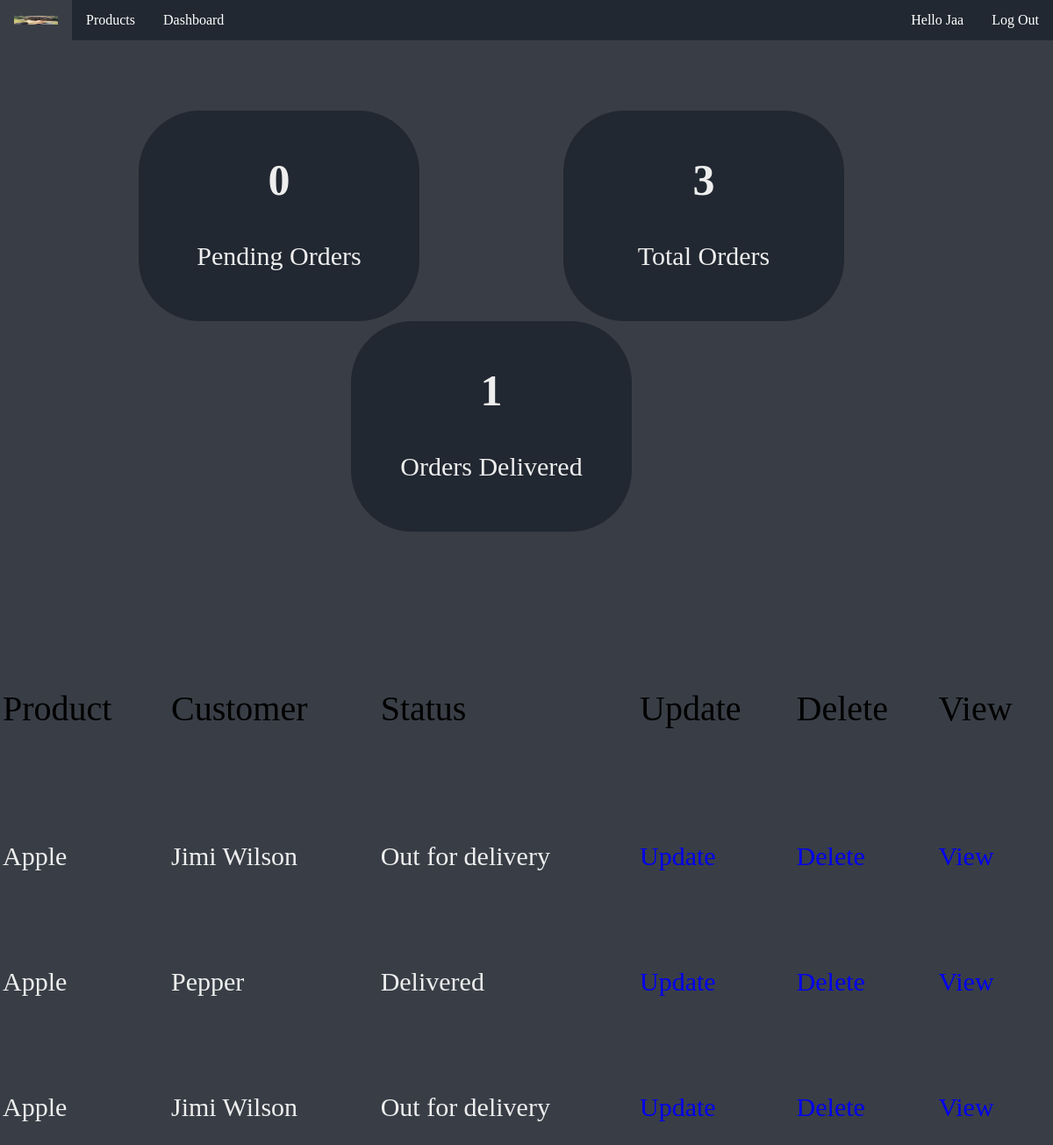
The page /dashboard (signed in) on the database its author committed.
### dashboard/models.py (models this page shows, shortened)
class Order(models.Model):
    STATUS = (
        ('Pending', 'Pending'),
        ('Out for delivery', 'Out for delivery'),
        ('Delivered', 'Delivered'),
    )
    customer = models.ForeignKey(Customer, null=True, on_delete=models.SET_NULL)
    product = models.ForeignKey(Product, null=True, on_delete=models.SET_NULL)
    status = models.CharField(max_length=200, null=True, choices=STATUS)

class Product(models.Model):
    name = models.CharField(null=True, max_length=200)
    price = models.FloatField(null=True)
    description = models.CharField(null=True, max_length=200)
    img = models.ImageField(upload_to="product-img", null=True)
    tag = models.ManyToManyField(Tag,null=True)

class Customer(models.Model):
    user = models.OneToOneField(User, null=True, on_delete=models.CASCADE)
    name = models.CharField(null=True, max_length=200)

### dashboard/views.py (the view)
# urls.py: path('dashboard', views.dashboard, name="dashboard"),
def dashboard(request):
    orders = Order.objects.all()
    deliveredOrders = orders.filter(status="Delivered").count()
    pending = orders.filter(status='Pending').count()
    totalOrders = orders.count()
    userId = request.user.id
    context = {"orders": orders, "deliveredOrders": deliveredOrders, "totalOrders": totalOrders ,"pendingOrders":pending, "userId" : userId}
    return render(request, "dashboard.html", context)

### dashboard/templates/dashboard.html (shortened to what this page needs)
{% extends 'base.html' %}
{% load static %}
{% block style %}
<link rel="stylesheet" href="{% static '/css/dashboard.css' %}">
{% endblock %}
{% block content %}
{% if user.is_authenticated %}
<div class="container">
  <div class="info-container">
    <div class="info-block">
      <h2>
        {{pendingOrders}}
      </h2>
      <p>Pending Orders</p>
    </div>
    <div class="info-block">
      <h2>
        {{totalOrders}}
      </h2>
      <p>Total Orders</p>
    </div>
    <div class="info-block">
      <h2>
        {{deliveredOrders}}
      </h2>
      <p>Orders Delivered</p>
    </div>
  </div>
  <table class="order-table">
    <tr>
      <td>Product</td>
      <td>Customer</td>
      <td>Status</td>
      <td>Update</td>
      <td>Delete</td>
      <td>View</td>
    </tr>
    {% for i in orders %}
    <tr class="table-info">
      <td>{{i.product.name}}</td>
      <td>{{i.customer.name}}</td>
      <td>{{i.status}}</td>
      <td><a href="#">Update</a></td>
      <td><a href="#">Delete</a></td>
      <td><a href="#">View</a></td>
    </tr>
    {% endfor %}
  </table>
</div>
{% else %}
<p>You are not logged in</p>
<a href="{% url 'login' %}">Log In</a>
{% endif %}
{% endblock %}

### accounts/templates/navbar.html (shortened to what this page needs)
{% load static %}
<div class="top-navbar">
  <ul>
    <li class="first-item">
      <a href="{% url 'home' %}"><img class="logo" src="{% static '/images/logo.jpg' %}" alt=""></a>
    </li>
    <li>
      <a href="{% url 'products' %}">Products</a>
    </li>
    <li>
      <a href="{% url 'dashboard' %}">Dashboard</a>
    </li>
    {% if user.is_authenticated %}
    <li class="logout">
      <a href="{% url 'logout' %}">Log Out</a>
    </li>
    <li class="user-account">
      <a href="{% url 'account/{{user.id}}' %}">Hello {{user.username}}</a>
    </li>
    {% else %}
    <li class="login">
      <a href="{% url 'login' %}">Log In</a>
    </li>
    {% endif %}
  </ul>
</div>

### static/css/dashboard.css (style rules this page uses)
body { background-color: #393e46; font-color: #eeeeee; }
.container { display: grid; grid-template-columns: 1fr 1fr 1fr; grid-template-rows: 1fr 1fr; grid-template-areas: "info-block info-block info-block" "order-table order-table order-table"; grid-gap: 0.5rem; }
.order-table { grid-area: order-table; padding-top: 1rem }
.order-table tr { font-size: 40px; }
.table-info td { color: #eeeeee; font-size: 30px; }
.info-container { grid-area: info-block; text-align: center; padding-top: 5rem; padding-bottom: 5rem; padding-left: 5rem; }
.info-block { display: inline-block; background: #222831; border-radius: 70px; width: 20rem; height: 15rem; margin-right: 10rem; }
.info-block h2 { padding-top: 0.5rem; font-size: 50px; font-weight: bolder; color: #eeeeee; }
.info-block p { font-size: 30px; font-weight: normal; color: #eeeeee; }
a { text-decoration: none; }

### accounts/templates/navbar.html (style rules this page uses)
.logo { height: 10px; width: 50px; }
body { margin: 0; }
ul { list-style-type: none; margin: 0; padding: 0; overflow: hidden; background-color: #222831; }
li { float: left; }
li a { display: block; color: white; text-align: center; padding: 14px 16px; text-decoration: none; }
.logout { float: right; }
.user-account { float: right; }

### rows shown on the page
Order: product.name "Apple", customer.name "Jimi Wilson", status "Out for delivery"
Order: product.name "Apple", customer.name "Pepper", status "Delivered"
Order: product.name "Apple", customer.name "Jimi Wilson", status "Out for delivery"

### other values the page prints
{{ user.username }} "Jaa"
{{ pendingOrders }} "0"
{{ totalOrders }} "3"
{{ deliveredOrders }} "1"
